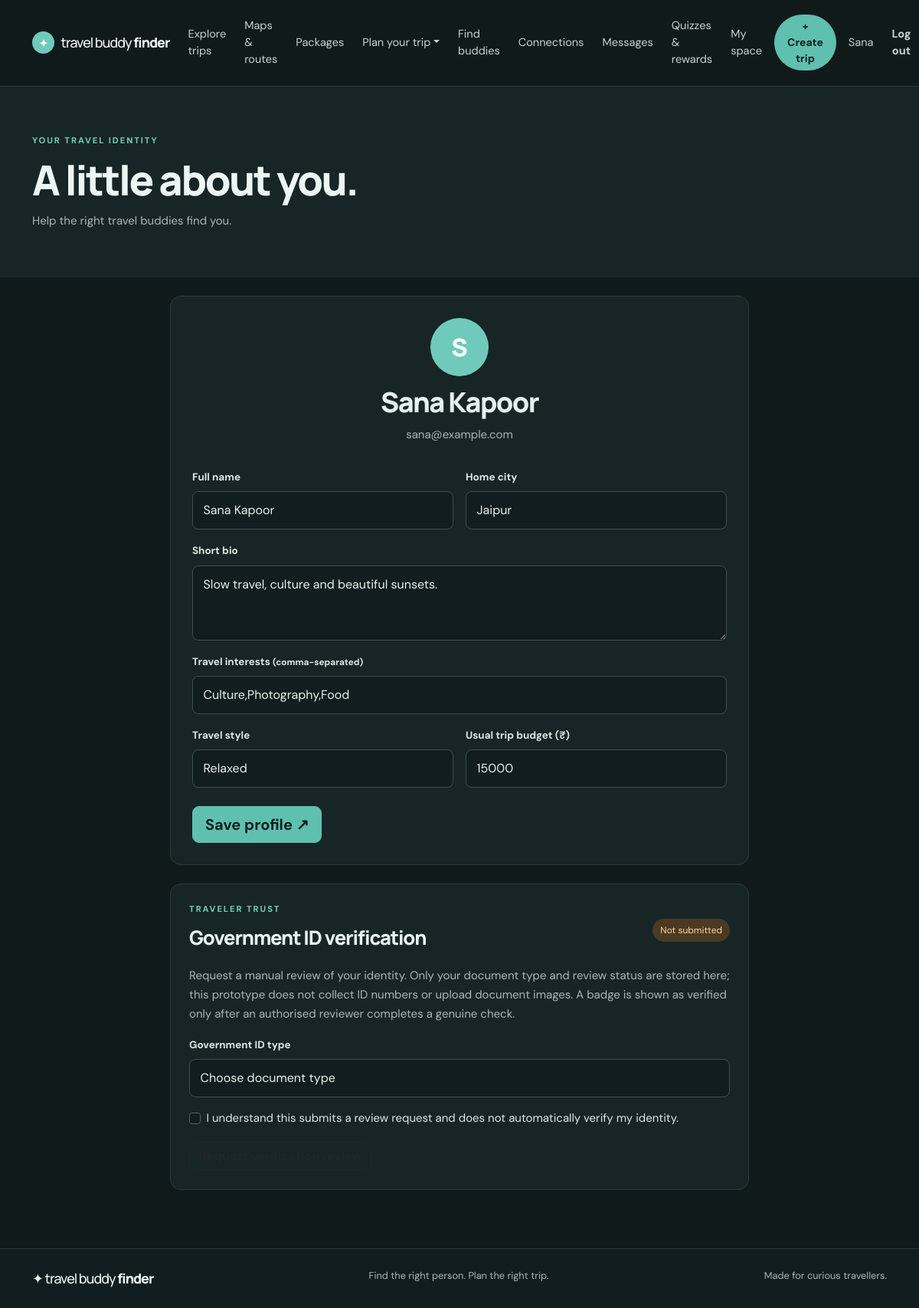
The page /profile (signed in) on the database its author committed.
### app.py (models this page shows, shortened)
class User(db.Model):
    id = db.Column(db.Integer, primary_key=True)
    name = db.Column(db.String(100), nullable=False)
    email = db.Column(db.String(180), unique=True, nullable=False, index=True)
    password_hash = db.Column(db.String(255), nullable=False)
    city = db.Column(db.String(100), default='')
    bio = db.Column(db.String(500), default='')
    interests = db.Column(db.String(300), default='')
    travel_style = db.Column(db.String(80), default='Flexible')
    budget = db.Column(db.Integer, default=15000)
    created_at = db.Column(db.DateTime, default=datetime.utcnow)

### app.py (the view, shortened to what this page needs)
@app.route('/profile', methods=['GET','POST'])
@login_required
def profile():
    user = current_user()
    verification = VerificationRequest.query.filter_by(user_id=user.id).order_by(VerificationRequest.created_at.desc()).first()
    return render_template('profile.html', user=user, verification=verification)

### app.py (called while the page is built)
def current_user():
    uid = session.get('user_id')
    return db.session.get(User, uid) if uid else None

def login_required(fn):
    @wraps(fn)
    def wrapped(*args, **kwargs):
        if not current_user():
            if request.path.startswith('/api/'):
                return jsonify(error='Please log in first.'), 401
            flash('Please log in to continue.', 'info')
            return redirect(url_for('login'))
        return fn(*args, **kwargs)
    return wrapped

@app.context_processor
def inject_globals():
    return {'logged_user': current_user(), 'money': lambda value: f'₹{float(value or 0):,.0f}', 'destination_image': destination_image, 'avatar_url': avatar_url}

### templates/profile.html (shortened to what this page needs)
{% extends 'base.html' %}
{% block content %}
<section class="page-top"><div class="container"><div class="eyebrow">YOUR TRAVEL IDENTITY</div><h1>A little about you.</h1><p>Help the right travel buddies find you.</p></div></section>
<section class="section-pad pt-4"><div class="container narrow">
<form method="post" class="panel-form"><div class="profile-avatar">{{ user.name[:1]|upper }}</div><h2>{{ user.name }}</h2><p class="muted">{{ user.email }}</p><div class="row g-3 mt-2">
<div class="col-md-6"><label class="form-label">Full name</label><input class="form-control" name="name" value="{{ user.name }}" required></div><div class="col-md-6"><label class="form-label">Home city</label><input class="form-control" name="city" value="{{ user.city }}" placeholder="e.g. Delhi"></div>
<div class="col-12"><label class="form-label">Short bio</label><textarea class="form-control" name="bio" rows="3" placeholder="What do you love about travelling?">{{ user.bio }}</textarea></div><div class="col-12"><label class="form-label">Travel interests <small>(comma-separated)</small></label><input class="form-control" name="interests" value="{{ user.interests }}" placeholder="Hiking, food, photography"></div>
<div class="col-md-6"><label class="form-label">Travel style</label><select class="form-select" name="travel_style">{% for style in ['Adventure','Relaxed','Culture','Luxury','Budget','Flexible'] %}<option {% if user.travel_style==style %}selected{% endif %}>{{ style }}</option>{% endfor %}</select></div><div class="col-md-6"><label class="form-label">Usual trip budget (₹)</label><input class="form-control" type="number" min="0" name="budget" value="{{ user.budget }}"></div></div><button class="btn btn-dark btn-lg mt-4" type="submit">Save profile ↗</button></form>
<section class="workspace-panel mt-4 verification-panel"><div class="section-head compact"><div><div class="eyebrow">TRAVELER TRUST</div><h2>Government ID verification</h2></div>{% if verification %}<span class="status-pill status-{{ verification.status }}">{{ verification.status|title }}</span>{% else %}<span class="status-pill">Not submitted</span>{% endif %}</div>
<p class="muted">Request a manual review of your identity. Only your document type and review status are stored here; this prototype does not collect ID numbers or upload document images. A badge is shown as verified only after an authorised reviewer completes a genuine check.</p>
{% if verification and verification.status == 'pending' %}<div class="alert alert-info mb-0">Your request for {{ verification.document_type }} is pending review. Do not send ID documents through chat.</div>
{% elif verification and verification.status == 'verified' %}<div class="alert alert-success mb-0">Your identity status has been marked verified by a reviewer on {{ verification.reviewed_at.strftime('%d %b %Y') if verification.reviewed_at else 'a recent date' }}.</div>
{% else %}<form method="post" class="mt-3"><input type="hidden" name="action" value="request_verification"><label class="form-label" for="document_type">Government ID type</label><select id="document_type" class="form-select" name="document_type" required><option value="">Choose document type</option><option>Passport</option><option>Driving licence</option><option>Voter ID</option><option>Other government ID</option></select><div class="form-check mt-3"><input class="form-check-input" type="checkbox" value="yes" id="verification_consent" name="verification_consent" required><label class="form-check-label" for="verification_consent">I understand this submits a review request and does not automatically verify my identity.</label></div><button class="btn btn-outline-dark mt-3" type="submit">Request verification review</button></form>{% endif %}
{% if config.get('ADMIN_EMAIL') and user.email.lower() == config.get('ADMIN_EMAIL') %}<a class="btn btn-dark mt-3" href="{{ url_for('admin_verifications') }}">Review verification requests</a>{% endif %}</section>
</div></section>{% endblock %}

### templates/base.html (shortened to what this page needs)
<!doctype html><html lang="en"><head><link href="https://cdn.jsdelivr.net/npm/bootstrap@5.3.3/dist/css/bootstrap.min.css" rel="stylesheet"><link rel="stylesheet" href="{{ url_for('static',filename='css/style.css') }}"></head><body><nav class="navbar navbar-expand-lg site-nav"><div class="container"><a class="navbar-brand brand" href="{{ url_for('home') }}"><span class="brand-mark">✦</span> travel buddy <b>finder</b></a><div class="collapse navbar-collapse" id="nav"><div class="navbar-nav ms-auto align-items-lg-center gap-lg-2"><a class="nav-link" href="{{ url_for('trips') }}">Explore trips</a><a class="nav-link" href="{{ url_for('google_maps') }}">Maps & routes</a><a class="nav-link" href="{{ url_for('packages') }}">Packages</a><div class="nav-item dropdown"><a class="nav-link dropdown-toggle" href="#" role="button" data-bs-toggle="dropdown">Plan your trip</a></div>{% if logged_user %}<a class="nav-link" href="{{ url_for('buddies') }}">Find buddies</a><a class="nav-link" href="{{ url_for('connections') }}">Connections</a><a class="nav-link" href="{{ url_for('messages') }}">Messages</a><a class="nav-link" href="{{ url_for('quizzes') }}">Quizzes & rewards</a><a class="nav-link" href="{{ url_for('dashboard') }}">My space</a><a class="btn btn-dark btn-sm rounded-pill px-3" href="{{ url_for('create_trip') }}">+ Create trip</a><a class="nav-link" href="{{ url_for('profile') }}">{{ logged_user.name.split()[0] }}</a><form method="post" action="{{ url_for('logout') }}"><button class="btn btn-link nav-link" type="submit">Log out</button></form>{% else %}<a class="nav-link" href="{{ url_for('login') }}">Log in</a><a class="btn btn-dark btn-sm rounded-pill px-3" href="{{ url_for('register') }}">Create account</a>{% endif %}</div></div></div></nav><main>{% block content %}{% endblock %}</main><footer class="footer"><div class="container d-flex flex-column flex-md-row justify-content-between gap-2"><span class="brand">✦ travel buddy <b>finder</b></span><span>Find the right person. Plan the right trip.</span><span>Made for curious travellers.</span></div></footer></body></html>

### rows shown on the page
User: name "Sana", name "S", name "Sana Kapoor", email "sana@example.com", city "Jaipur", bio "Slow travel, culture and beautiful sunsets.", interests "Culture,Photography,Food", travel_style "Relaxed", budget "15000"
